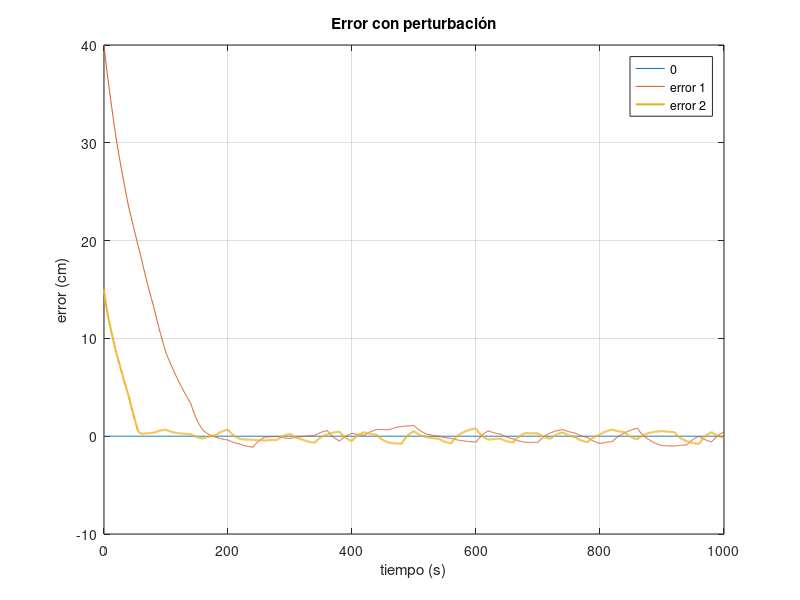

This chart was generated by the following MATLAB code:

clear all;

load("error.mat");

figure(1)
plot(error(1,:), zeros(size(error(1,:))), error(1,:), error(2,:)*100, error(1,:), error(3,:)*100, 'linewidth', 1.5);
grid on;
xlabel('tiempo (s)');
ylabel('error (cm)');
legend('0', 'error 1', 'error 2');
title('Error con perturbación');
